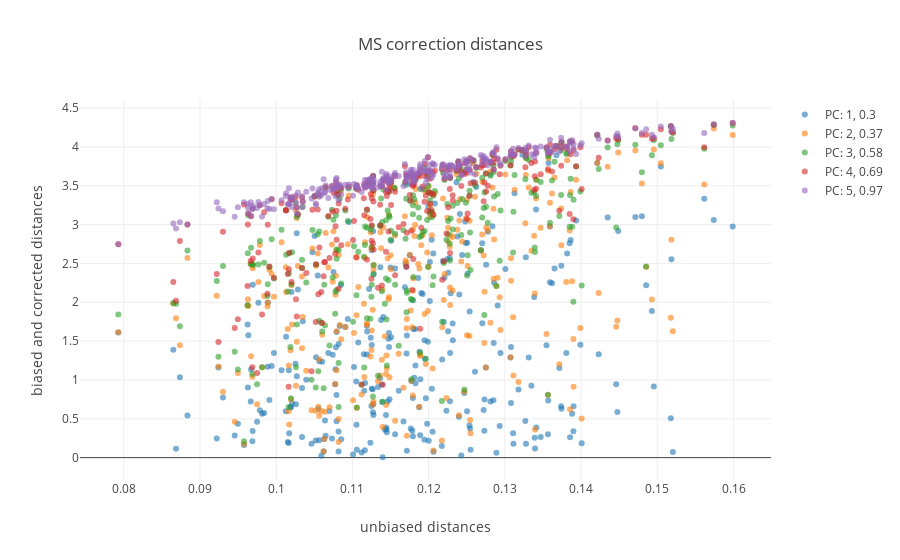

The code cell stored with this chart in its notebook:
### Code cell
include= [x for x in range(len(fst_store)) if fst_store[x] <= 1 and fst_store[x] >= 0]


fig_data= [go.Scatter(
    x= [fst_store[x] for x in include],
    y= [dist_increment_bias[PC][x] for x in include],
    mode= 'markers',
    marker= dict(
        color= PC,
        opacity= .6
    ),
    name= 'PC: {}, {}'.format(PC,round(pearsonr(fst_store,dist_increment_bias[PC])[0],2))
    ) for PC in dist_increment_even.keys()
]

layout = go.Layout(
    title= 'MS correction distances',
    yaxis=dict(
        title='biased and corrected distances'),
    xaxis=dict(
        title='unbiased distances')
)

fig= go.Figure(data=fig_data, layout=layout)
iplot(fig)

### Figure 1 — Plotly figure (JSON) as saved in the notebook; plotly's stock layout.template omitted (floating-point values rounded to 4 significant figures; data arrays with more than 128 entries replaced by an {"elided": "..."} marker saying what was removed)
{"data": [{"marker": {"color": 1, "opacity": 0.6}, "mode": "markers", "name": "PC: 1, 0.3", "type": "scatter", "x": {"elided": "300 float values"}, "y": {"elided": "300 float values"}}, {"marker": {"color": 2, "opacity": 0.6}, "mode": "markers", "name": "PC: 2, 0.37", "type": "scatter", "x": {"elided": "300 float values"}, "y": {"elided": "300 float values"}}, {"marker": {"color": 3, "opacity": 0.6}, "mode": "markers", "name": "PC: 3, 0.58", "type": "scatter", "x": {"elided": "300 float values"}, "y": {"elided": "300 float values"}}, {"marker": {"color": 4, "opacity": 0.6}, "mode": "markers", "name": "PC: 4, 0.69", "type": "scatter", "x": {"elided": "300 float values"}, "y": {"elided": "300 float values"}}, {"marker": {"color": 5, "opacity": 0.6}, "mode": "markers", "name": "PC: 5, 0.97", "type": "scatter", "x": {"elided": "300 float values"}, "y": {"elided": "300 float values"}}], "layout": {"title": "MS correction distances", "xaxis": {"title": "unbiased distances"}, "yaxis": {"title": "biased and corrected distances"}}}
